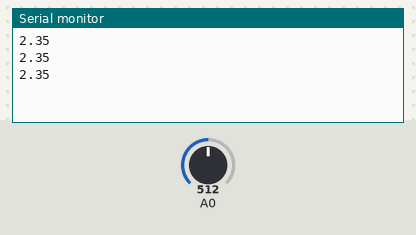
The sketch below on a simulated Arduino Uno, built with avr-gcc and run on an emulated ATmega328P. Parts: the last lines printed to the serial monitor. The test bench sets the inputs (shaded band); at power-on: A0 = 512.

Above: at 1.3 s.
1.4 s: A0 set to 716
At 1.9 s:
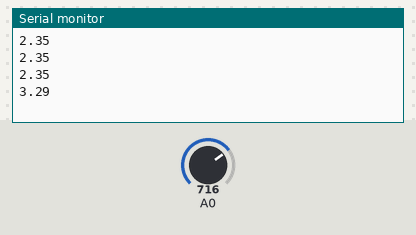
2.9 s: A0 set to 900
At 3.4 s:
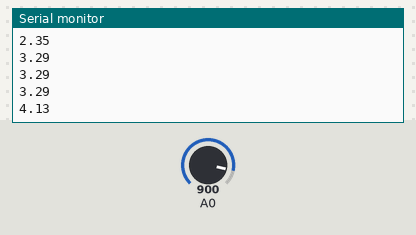
Timing chart, 0 to 5.9 s (numbered marks = the images above; inputs shaded):
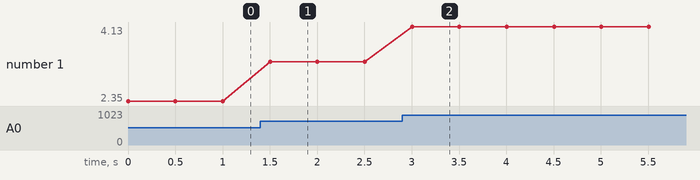

The sketch:

TOK.ino
```cpp
// (licence header left out)
#define Ri (float)1.0 //сопротивление шунта

#define VCC (float)4.7 //напряжение питания

float calc(int data_from_adc);
float calc_2(int data_from_adc);
float current(int data_from_adc);

void setup() {
  Serial.begin(9600);
}

void loop() {
  int sensorValue = analogRead(A0);
  float out = ((float)sensorValue * (VCC / 1024.0))/Ri;
  Serial.println(out);
  delay(500);
}
```

Measured:
- after the input at 1.4 s, the serial monitor: prints a new line after 0.10 s (image 1)
- after the input at 2.9 s, the serial monitor: prints a new line after 0.10 s (image 2)
- plotted number 1: 2.35 → 3.29 after the input at 1.4 s, 3.29 → 4.13 after the input at 2.9 s
